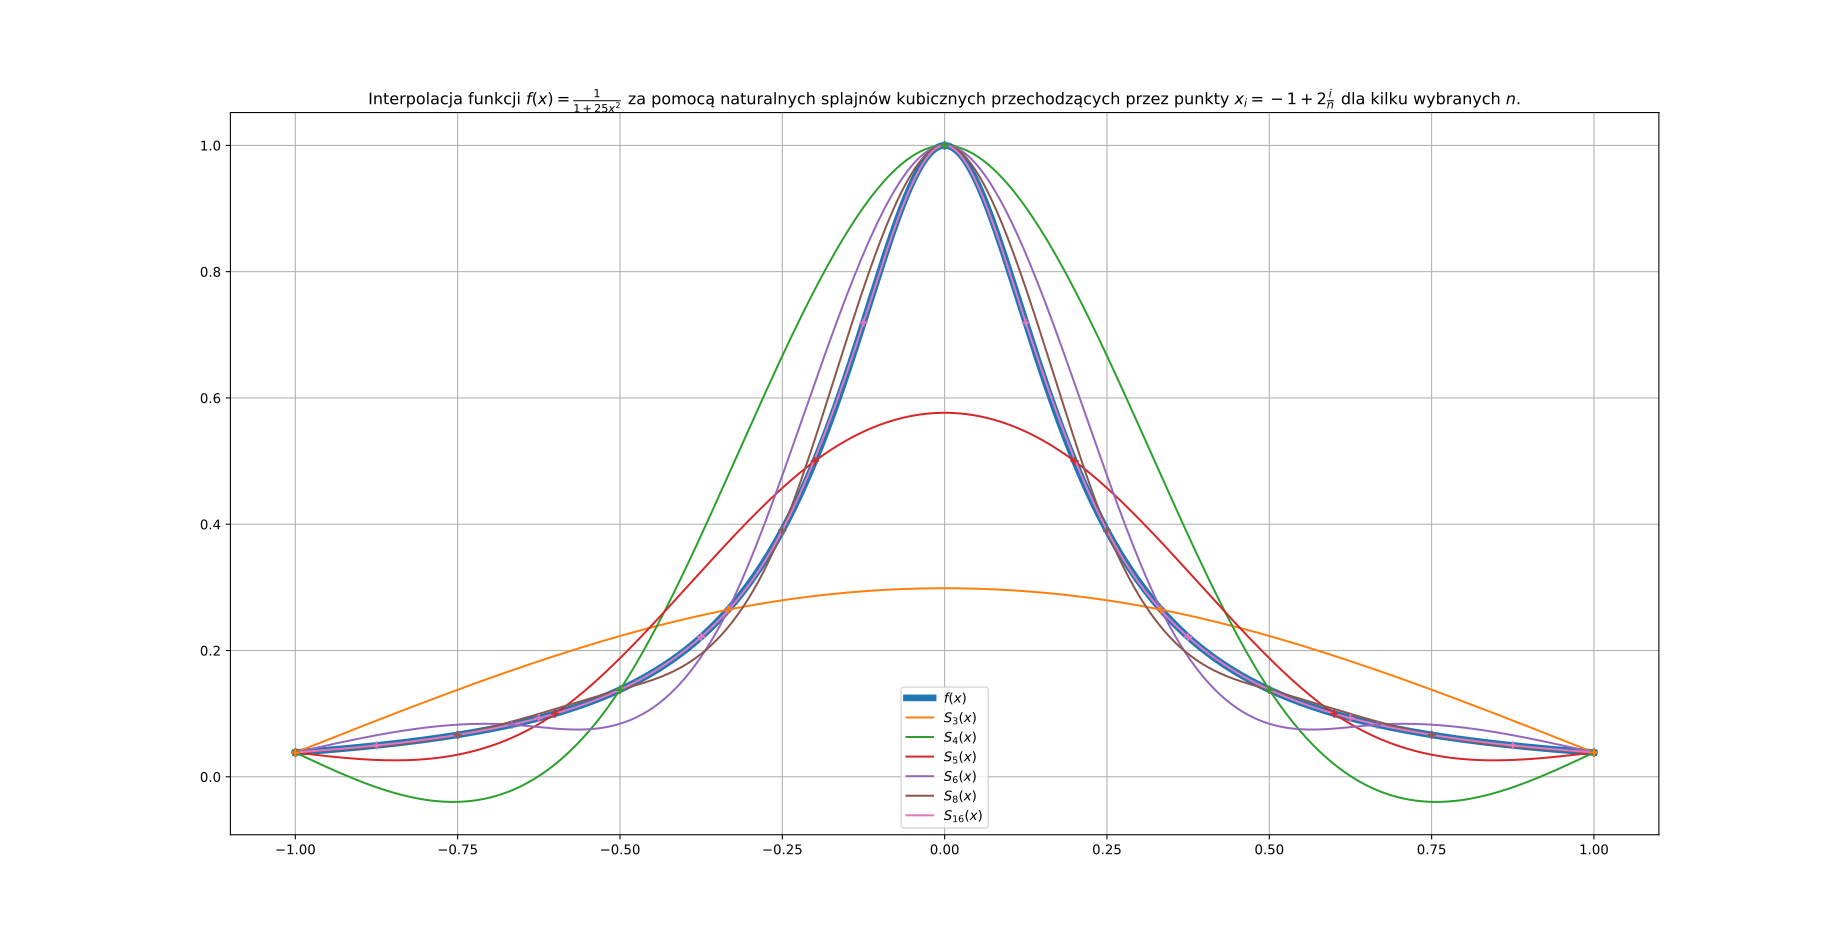

The Python source for this figure:
import numpy as np
from matplotlib import pyplot as plt
from shared import *


linspace = np.linspace(-1, 1, 1000)
nList = [3, 4, 5, 6, 8, 16]
# orig:
plt.title(
    'Interpolacja funkcji $f(x)=\\frac{1}{1+25x^{2}}$ za pomocą naturalnych splajnów kubicznych przechodzących przez punkty $x_i=-1+2\\frac{i}{n}$ dla kilku wybranych $n$.')
plt.grid()
plt.plot(linspace, f(linspace), label='$f(x)$', linewidth=5)
plt.scatter([0], [1], marker='.', zorder=0)  # so the marker colors are in sync
# interpolations
for index, n in enumerate(nList):
    spline, dotsX, dotsY = createSpline(n)
    plt.plot(linspace, [spline(x) for x in linspace], label='$S_{'+str(n)+'}(x)$')
    plt.scatter(dotsX, dotsY, zorder=(len(nList)*10)-(index*10), marker='+')
plt.legend(loc='lower center')

plt.show()
